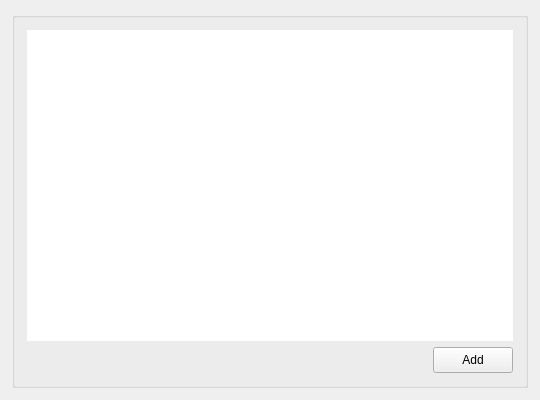
<?xml version="1.0" encoding="UTF-8"?>
<ui version="4.0">
 <class>RemoteItemUi</class>
 <widget class="QWidget" name="RemoteItemUi">
  <property name="geometry">
   <rect>
    <x>0</x>
    <y>0</y>
    <width>540</width>
    <height>400</height>
   </rect>
  </property>
  <property name="windowTitle">
   <string/>
  </property>
  <property name="styleSheet">
   <string notr="true">#wControlButtons
{
background-color: transparent;
}</string>
  </property>
  <layout class="QVBoxLayout" name="verticalLayout">
   <property name="spacing">
    <number>0</number>
   </property>
   <property name="leftMargin">
    <number>12</number>
   </property>
   <property name="topMargin">
    <number>12</number>
   </property>
   <property name="rightMargin">
    <number>12</number>
   </property>
   <property name="bottomMargin">
    <number>12</number>
   </property>
   <item>
    <widget class="QGroupBox" name="groupBox">
     <property name="title">
      <string notr="true"/>
     </property>
     <property name="type" stdset="0">
      <string notr="true">mega</string>
     </property>
     <layout class="QVBoxLayout" name="tableLayout">
      <property name="spacing">
       <number>6</number>
      </property>
      <property name="leftMargin">
       <number>12</number>
      </property>
      <property name="topMargin">
       <number>12</number>
      </property>
      <property name="rightMargin">
       <number>12</number>
      </property>
      <property name="bottomMargin">
       <number>12</number>
      </property>
      <item>
       <widget class="QTableView" name="tableView">
        <property name="styleSheet">
         <string notr="true"/>
        </property>
        <property name="frameShape">
         <enum>QFrame::NoFrame</enum>
        </property>
        <property name="editTriggers">
         <set>QAbstractItemView::AllEditTriggers</set>
        </property>
        <property name="alternatingRowColors">
         <bool>false</bool>
        </property>
        <property name="selectionMode">
         <enum>QAbstractItemView::SingleSelection</enum>
        </property>
        <property name="selectionBehavior">
         <enum>QAbstractItemView::SelectRows</enum>
        </property>
        <property name="textElideMode">
         <enum>Qt::ElideMiddle</enum>
        </property>
        <property name="showGrid">
         <bool>false</bool>
        </property>
        <property name="sortingEnabled">
         <bool>true</bool>
        </property>
        <property name="cornerButtonEnabled">
         <bool>false</bool>
        </property>
        <attribute name="horizontalHeaderDefaultSectionSize">
         <number>60</number>
        </attribute>
        <attribute name="horizontalHeaderHighlightSections">
         <bool>false</bool>
        </attribute>
        <attribute name="verticalHeaderVisible">
         <bool>false</bool>
        </attribute>
        <attribute name="verticalHeaderMinimumSectionSize">
         <number>24</number>
        </attribute>
        <attribute name="verticalHeaderDefaultSectionSize">
         <number>24</number>
        </attribute>
       </widget>
      </item>
      <item>
       <widget class="QWidget" name="wControlButtons" native="true">
        <layout class="QHBoxLayout" name="horizontalLayout_6">
         <property name="spacing">
          <number>8</number>
         </property>
         <property name="leftMargin">
          <number>0</number>
         </property>
         <property name="topMargin">
          <number>0</number>
         </property>
         <property name="rightMargin">
          <number>0</number>
         </property>
         <property name="bottomMargin">
          <number>0</number>
         </property>
         <item>
          <spacer name="hSpacer">
           <property name="orientation">
            <enum>Qt::Horizontal</enum>
           </property>
           <property name="sizeHint" stdset="0">
            <size>
             <width>40</width>
             <height>20</height>
            </size>
           </property>
          </spacer>
         </item>
         <item>
          <widget class="TokenizableButton" name="bAdd">
           <property name="minimumSize">
            <size>
             <width>0</width>
             <height>26</height>
            </size>
           </property>
           <property name="maximumSize">
            <size>
             <width>16777215</width>
             <height>26</height>
            </size>
           </property>
           <property name="cursor">
            <cursorShape>PointingHandCursor</cursorShape>
           </property>
           <property name="focusPolicy">
            <enum>Qt::StrongFocus</enum>
           </property>
           <property name="text">
            <string>Add</string>
           </property>
           <property name="icon">
            <iconset resource="../Resources_common.qrc">
             <normaloff>:/images/plus.svg</normaloff>:/images/plus.svg</iconset>
           </property>
           <property name="autoDefault">
            <bool>false</bool>
           </property>
           <property name="type" stdset="0">
            <string notr="true">primary</string>
           </property>
           <property name="dimension" stdset="0">
            <string notr="true">small</string>
           </property>
          </widget>
         </item>
        </layout>
       </widget>
      </item>
     </layout>
    </widget>
   </item>
  </layout>
 </widget>
 <customwidgets>
  <customwidget>
   <class>TokenizableButton</class>
   <extends>QPushButton</extends>
   <header>tokenizer/TokenizableItems/TokenizableButtons.h</header>
  </customwidget>
 </customwidgets>
 <resources>
  <include location="../Resources_common.qrc"/>
  <include location="../Resources_common.qrc"/>
 </resources>
 <connections/>
</ui>
